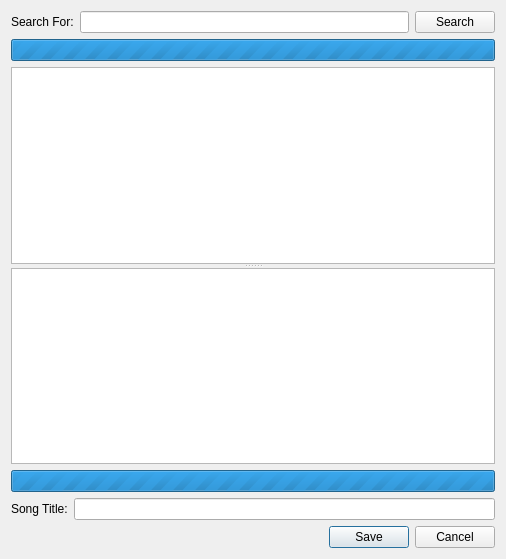
<?xml version="1.0" encoding="UTF-8"?>
<ui version="4.0">
 <class>SongSearchOnlineDialog</class>
 <widget class="QDialog" name="SongSearchOnlineDialog">
  <property name="geometry">
   <rect>
    <x>0</x>
    <y>0</y>
    <width>506</width>
    <height>559</height>
   </rect>
  </property>
  <property name="windowTitle">
   <string>Song Search Online</string>
  </property>
  <layout class="QVBoxLayout" name="verticalLayout">
   <item>
    <layout class="QHBoxLayout" name="horizontalLayout">
     <item>
      <widget class="QLabel" name="label">
       <property name="text">
        <string>Search For:</string>
       </property>
      </widget>
     </item>
     <item>
      <widget class="QLineEdit" name="searchBox"/>
     </item>
     <item>
      <widget class="QPushButton" name="searchButton">
       <property name="text">
        <string>Search</string>
       </property>
      </widget>
     </item>
    </layout>
   </item>
   <item>
    <widget class="QProgressBar" name="listProgressBar">
     <property name="maximum">
      <number>0</number>
     </property>
     <property name="value">
      <number>-1</number>
     </property>
     <property name="textVisible">
      <bool>false</bool>
     </property>
    </widget>
   </item>
   <item>
    <widget class="QSplitter" name="splitter">
     <property name="orientation">
      <enum>Qt::Vertical</enum>
     </property>
     <widget class="QListWidget" name="listWidget"/>
     <widget class="QTextEdit" name="preview"/>
    </widget>
   </item>
   <item>
    <widget class="QProgressBar" name="previewProgressBar">
     <property name="enabled">
      <bool>true</bool>
     </property>
     <property name="maximum">
      <number>0</number>
     </property>
     <property name="value">
      <number>-1</number>
     </property>
     <property name="textVisible">
      <bool>false</bool>
     </property>
    </widget>
   </item>
   <item>
    <layout class="QHBoxLayout" name="horizontalLayout_2">
     <item>
      <widget class="QLabel" name="songTitleLabel">
       <property name="text">
        <string>Song Title:</string>
       </property>
      </widget>
     </item>
     <item>
      <widget class="QLineEdit" name="songTitle"/>
     </item>
    </layout>
   </item>
   <item>
    <widget class="QDialogButtonBox" name="buttonBox">
     <property name="orientation">
      <enum>Qt::Horizontal</enum>
     </property>
     <property name="standardButtons">
      <set>QDialogButtonBox::Cancel|QDialogButtonBox::Save</set>
     </property>
    </widget>
   </item>
  </layout>
 </widget>
 <resources/>
 <connections>
  <connection>
   <sender>buttonBox</sender>
   <signal>accepted()</signal>
   <receiver>SongSearchOnlineDialog</receiver>
   <slot>accept()</slot>
   <hints>
    <hint type="sourcelabel">
     <x>257</x>
     <y>516</y>
    </hint>
    <hint type="destinationlabel">
     <x>157</x>
     <y>274</y>
    </hint>
   </hints>
  </connection>
  <connection>
   <sender>buttonBox</sender>
   <signal>rejected()</signal>
   <receiver>SongSearchOnlineDialog</receiver>
   <slot>reject()</slot>
   <hints>
    <hint type="sourcelabel">
     <x>325</x>
     <y>516</y>
    </hint>
    <hint type="destinationlabel">
     <x>286</x>
     <y>274</y>
    </hint>
   </hints>
  </connection>
 </connections>
</ui>
